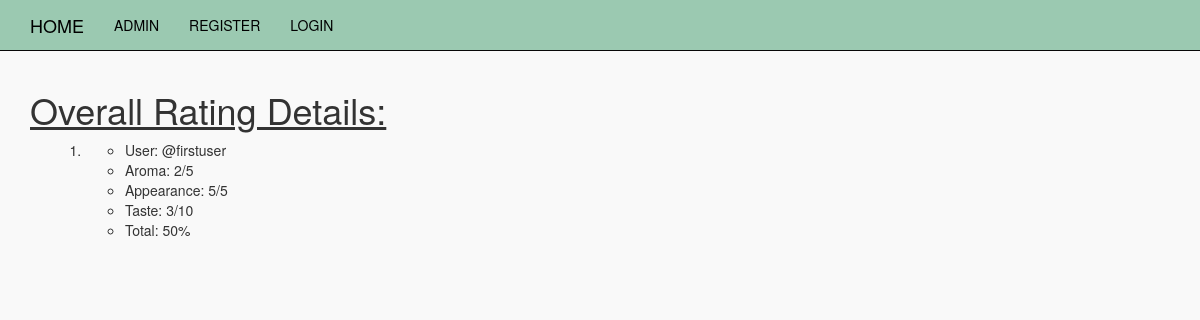
Before: /mybeerapp/ratedetails/beer-30/ with the older database file.
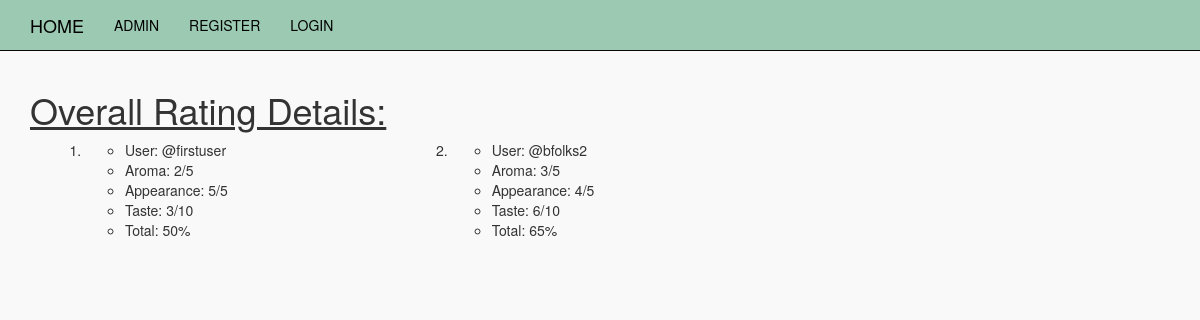
After: the same page with the newer database file.
### mybeerapp/models.py (models this page shows, shortened)
class Rating(models.Model):
    five_choices=(
        (1,'1/5'),
        (2,'2/5'),
        (3,'3/5'),
        (4,'4/5'),
        (5,'5/5'),
    )
    ten_choices=(
        (1,'1/10'),
        (2,'2/10'),
        (3,'3/10'),
        (4,'4/10'),
        (5,'5/10'),
        (6,'6/10'),
        (7,'7/10'),
        (8,'8/10'),
        (9,'9/10'),
        (10,'10/10'),
    )
    user=models.ForeignKey(User, related_name='user_ratings', default=1)
    aroma=models.PositiveIntegerField(choices=five_choices)
    appearance=models.PositiveIntegerField(choices=five_choices)
    taste=models.PositiveIntegerField(choices=ten_choices) #taste is weighted
    beer=models.ForeignKey(Beer, related_name='ratings')
    def _get_average(self):
        return round(((self.aroma + self.appearance + self.taste)/20)*100)
    average = property(_get_average)

### mybeerapp/views.py (the view)
# urls.py: url(r'^ratedetails/(?P<slug>[-\w]+)/$', views.rating_details, name='rating_details'),
def rating_details(request, slug):
    beer = get_object_or_404(Beer, slug=slug)
    return render(request, 'mybeerapp/ratingdetails.html',{'beer':beer})

### mybeerapp/templates/mybeerapp/ratingdetails.html
{% extends 'base.html' %}
{% block content %}
  <div class="beer_css">
    <h1><u>Overall Rating Details:</u></h1>
    <ol>
      {% for rating in beer.ratings.all %}
        <div class="col-md-4 col-xs-6">
          <li>
            <ul>
              <li>User: @{{rating.user}}</li>
              <li>Aroma: {{rating.aroma}}/5</li>
              <li>Appearance: {{rating.appearance}}/5</li>
              <li>Taste: {{rating.taste}}/10</li>
              <li>Total: {{rating.average}}%</li>
            </ul>
          </li>
        </div>
      {% endfor %}
    </ol>
  </div>
{% endblock %}

Changed rows visible on the page:
added Rating: user "bfolks2", aroma "3", appearance "4", taste "6", average "65"
